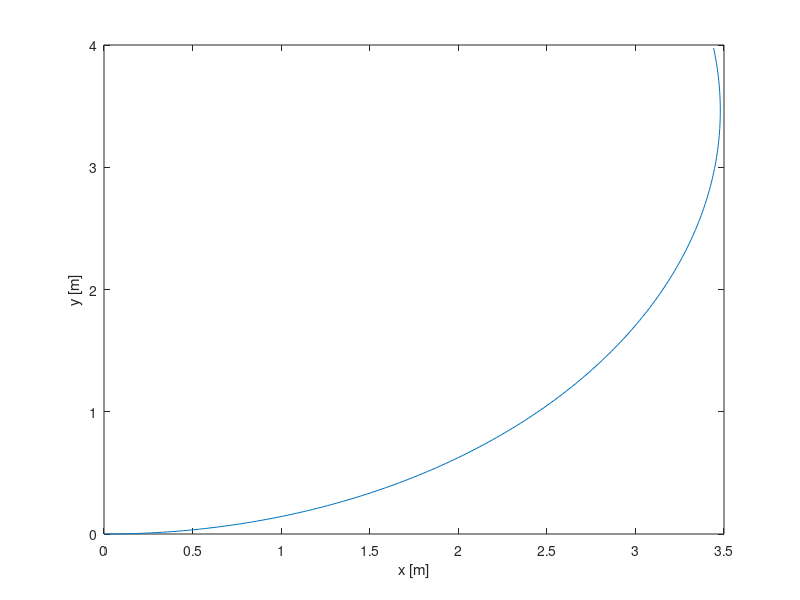
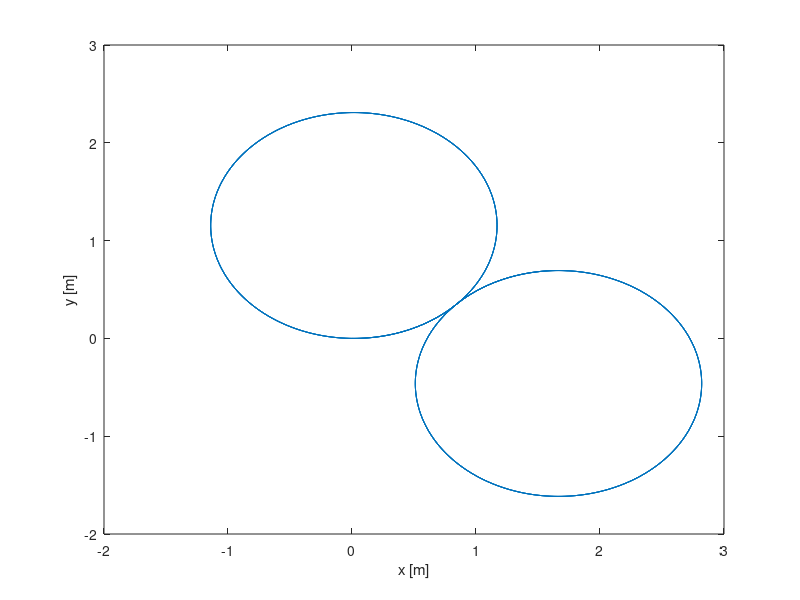

MATLAB code to generate these figures, in order:
%% Wheeled platform
%% P3)c)
% Params

% state
x_0 = zeros(3,1);

% Input
u = zeros(2,1);

% Const
L = 2;

% time
t = 0;
dt = 0.01;
t_end = 2;

% helper
n_steps = t_end/dt;
x_history = zeros(3, n_steps);
x_history(:,1) = x_0;


%% c1) Constant angle
u(1) = 3;
u(2) = pi/6;


% simulation
for i = 2:n_steps
    t = t + dt;
    x_history(1,i) = x_history(1,i-1) + dt.* u(1) * cos(x_history(3,i-1));
    x_history(2,i) = x_history(2,i-1) + dt.* u(1) * sin(x_history(3,i-1));
    x_history(3,i) = x_history(3,i-1) + dt.* tan(u(2)) * u(1)/L;
end

figure()
title('Wheeled platform - Constant steering')
plot(x_history(1,:), x_history(2,:))
xlabel('x [m]') 
ylabel('y [m]')

%% c2) Eight shape
u(1) = 3;
u(2) = pi/3;
n_steps = 2000;


% simulation
for i = 2:n_steps
    if i >= n_steps/2
        u(2) = -pi/3;
    end
    t = t + dt;
    x_history(1,i) = x_history(1,i-1) + dt.* u(1) * cos(x_history(3,i-1));
    x_history(2,i) = x_history(2,i-1) + dt.* u(1) * sin(x_history(3,i-1));
    x_history(3,i) = x_history(3,i-1) + dt.* tan(u(2)) * u(1)/L;
end

figure()
title('Wheeled platform - Constant steering')
plot(x_history(1,:), x_history(2,:))
xlabel('x [m]') 
ylabel('y [m]')

